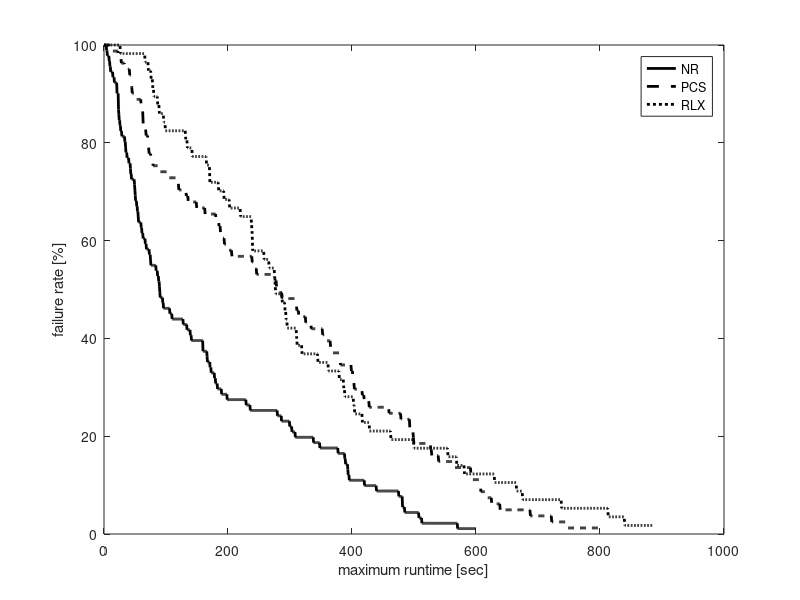

Reproduce this figure in MATLAB.
% Performance comparison between the reviewed methods for planning with PRM.
% The experiment is in one scene with obstacles where the start and goal configurations
% are:
% State c_start = {0.5236, 1.74753, -1.8326, -1.4835,	1.5708,	0, 1.004278, 0.2729, 0.9486, -1.15011, 1.81001, -1.97739};
% State c_goal = {0.5236, 0.349.007, 0.69813, -1.3963, 1.5708, 0, 0.7096, 1.8032, -1.7061, -1.6286, 1.9143, -2.0155}; // Robot 2 no backflip - Elbow down
% This while benchmarking the maximum step distance.
% With joint limits of the ABB robots.
% last updated: 10/04/17

clear all
clc

%%
D1 = load('Benchmark_PRM_GD_3poles_rB.txt');
% D1 = D1(D1(:,2)==1,:);
D1 = D1(:,2:end);

D2 = [load('Benchmark_PRM_PCS_3poles_rB.txt')];
% D2 = D2(D2(:,2)==1,:);
D2 = D2(:,2:end);

% D3 = load('Benchmark_PRM_RLX_eps5_3poles_rB.txt'); 
% % D3 = D3(D3(:,2)==1,:);
% D3 = D3(:,2:end);
% 
D4 = load('Benchmark_PRM_SG_3poles_rB.txt'); 
D4 = D4(D4(:,2)==1,:);
D4 = D4(:,2:end);

%% GD
suc = D1(:,1)==1;

D = D1;
disp('------------------------------------');
disp('GD:');
disp(['Results of ' num2str(size(D,1)) ' queries.']);
disp(['Avg. runtime: ' num2str(mean(D(:,3)))  ' +/- ' num2str(std(D(:,3))/sqrt(size(D,1))) ' sec ']);
disp(['Min. runtime: ' num2str(min(D(:,3))) ' sec ']);
disp(['Avg. nodes in path: ' num2str(floor(mean(D(:,9)))) ]);
disp(['Avg. nodes in trees: ' num2str(floor(mean(D(:,10)))) ]);
disp(['Avg. number of projections: ' num2str(floor(mean(D(:,4)))) ]);
disp(['Avg. local-connection time: ' num2str(mean(D(:,11)./D(:,12))*1e3)  ' +/- ' num2str(std(D(:,11)./D(:,12))/sqrt(size(D,1))*1e3) ' msec ']);
disp(['Avg. total local-connection time: ' num2str(mean(D(:,11)))  ' +/- ' num2str(std(D(:,11))/sqrt(size(D,1))) ' sec ']);
disp(['Avg. number of local connection checks: ' num2str(mean(D(:,12)))]);
disp(['Local connection success rate: ' num2str(100*mean(D(:,13)./D(:,12))) '%.']);
disp(['Local connection checks per sec: ' num2str(mean(D(:,12)./D(:,3)))]);
disp(['Avg. collision check time: ' num2str(mean(D(:,7))) ' sec.']);
disp(['Avg. sampling time: ' num2str(mean(D(:,14)))  ' +/- ' num2str(std(D(:,14))/sqrt(size(D,1))) ' sec ']);
disp(['Avg. number of samples: ' num2str(mean(D(:,15)+D(:,16)))]);
disp(['Avg. number of successful samples: ' num2str(mean(D(:,15)))]);
disp(['Sampling fail rate: ' num2str(100-100*mean(D(:,15)./(D(:,15)+D(:,16)))) '%.']);

t = D(:,3);
maxT = max(t);
T = linspace(0,maxT,1000);
for i = 2:length(T)
    s = t < T(i);
    M(i) = 1-sum(s)/length(t);
end
M(1) = 1;
T1 = T;
M1 = M;

%% PCS
suc = D2(:,1)==1;

D = D2;
disp('------------------------------------');
disp('PCS:');
disp(['Results of ' num2str(size(D,1)) ' queries.']);
disp(['Avg. runtime: ' num2str(mean(D(:,3)))  ' +/- ' num2str(std(D(:,3))/sqrt(size(D,1))) ' sec ']);
disp(['Min. runtime: ' num2str(min(D(:,3))) ' sec ']);
disp(['Avg. nodes in path: ' num2str(floor(mean(D(:,9)))) ]);
disp(['Avg. nodes in trees: ' num2str(floor(mean(D(:,10)))) ]);
disp(['Avg. number of projections: ' num2str(floor(mean(D(:,4)))) ]);
disp(['Avg. local-connection time: ' num2str(mean(D(:,11)./D(:,12))*1e3)  ' +/- ' num2str(std(D(:,11)./D(:,12))/sqrt(size(D,1))*1e3) ' msec ']);
disp(['Avg. total local-connection time: ' num2str(mean(D(:,11)))  ' +/- ' num2str(std(D(:,11))/sqrt(size(D,1))) ' sec ']);
disp(['Avg. number of local connection checks: ' num2str(mean(D(:,12)))]);
disp(['Local connection success rate: ' num2str(100*mean(D(:,13)./D(:,12))) '%.']);
disp(['Local connection checks per sec: ' num2str(mean(D(:,12)./D(:,3)))]);
disp(['Avg. collision check time: ' num2str(mean(D(:,7))) ' sec.']);
disp(['Avg. sampling time: ' num2str(mean(D(:,14)))  ' +/- ' num2str(std(D(:,14))/sqrt(size(D,1))) ' sec ']);
disp(['Avg. number of samples: ' num2str(mean(D(:,15)+D(:,16)))]);
disp(['Avg. number of successful samples: ' num2str(mean(D(:,15)))]);
disp(['Sampling fail rate: ' num2str(100-100*mean(D(:,15)./(D(:,15)+D(:,16)))) '%.']);

t = D(:,3);
maxT = max(t);
T = linspace(0,maxT,1000);
for i = 2:length(T)
    s = t < T(i);
    M(i) = 1-sum(s)/length(t);
end
M(1) = 1;
T2 = T;
M2 = M;

%% RLX
% suc = D3(:,1)==1;
% 
% D = D2;
% disp('------------------------------------');
% disp('RLX:');
% disp(['Results of ' num2str(size(D,1)) ' queries.']);
% disp(['Avg. runtime: ' num2str(mean(D(:,3)))  ' +/- ' num2str(std(D(:,3))/sqrt(size(D,1))) ' sec ']);
% disp(['Min. runtime: ' num2str(min(D(:,3))) ' msec ']);
% disp(['Avg. nodes in path: ' num2str(floor(mean(D(:,9)))) ]);
% disp(['Avg. nodes in trees: ' num2str(floor(mean(D(:,10)))) ]);
% disp(['Avg. number of projections: ' num2str(floor(mean(D(:,4)))) ]);
% disp(['Avg. local-connection time: ' num2str(mean(D(:,11)./D(:,12))*1e3)  ' +/- ' num2str(std(D(:,11)./D(:,12))/sqrt(size(D,1))*1e3) ' msec ']);
% disp(['Avg. total local-connection time: ' num2str(mean(D(:,11)))  ' +/- ' num2str(std(D(:,11))/sqrt(size(D,1))) ' sec ']);
% disp(['Avg. number of local connection checks: ' num2str(mean(D(:,12)))]);
% disp(['Local connection success rate: ' num2str(100*mean(D(:,13)./D(:,12))) '%.']);
% disp(['Local connection checks per sec: ' num2str(mean(D(:,12)./D(:,3)))]);
% disp(['Avg. collision check time: ' num2str(mean(D(:,7))) ' sec.']);
% disp(['Avg. sampling time: ' num2str(mean(D(:,14)))  ' +/- ' num2str(std(D(:,14))/sqrt(size(D,1))) ' sec ']);
% disp(['Avg. number of samples: ' num2str(mean(D(:,15)+D(:,16)))]);
% disp(['Avg. number of successful samples: ' num2str(mean(D(:,15)))]);
% disp(['Sampling fail rate: ' num2str(100-100*mean(D(:,15)./(D(:,15)+D(:,16)))) '%.']);
% 
% t = D(:,3);
% maxT = max(t);
% T = linspace(0,maxT,1000);
% for i = 2:length(T)
%     s = t < T(i);
%     M(i) = 1-sum(s)/length(t);
% end
% M(1) = 1;
% T3 = T;
% M3 = M;
% 
%% RSS
suc = D4(:,1)==1;

D = D4;
disp('------------------------------------');
disp('RSS:');
disp(['Results of ' num2str(size(D,1)) ' queries.']);
disp(['Avg. runtime: ' num2str(mean(D(:,3)))  ' +/- ' num2str(std(D(:,3))/sqrt(size(D,1))) ' sec ']);
disp(['Min. runtime: ' num2str(min(D(:,3))) ' msec ']);
disp(['Avg. nodes in path: ' num2str(floor(mean(D(:,9)))) ]);
disp(['Avg. nodes in trees: ' num2str(floor(mean(D(:,10)))) ]);
disp(['Avg. number of projections: ' num2str(floor(mean(D(:,4)))) ]);
disp(['Avg. local-connection time: ' num2str(mean(D(:,11)./D(:,12))*1e3)  ' +/- ' num2str(std(D(:,11)./D(:,12))/sqrt(size(D,1))*1e3) ' msec ']);
disp(['Avg. total local-connection time: ' num2str(mean(D(:,11)))  ' +/- ' num2str(std(D(:,11))/sqrt(size(D,1))) ' sec ']);
disp(['Avg. number of local connection checks: ' num2str(mean(D(:,12)))]);
disp(['Local connection success rate: ' num2str(100*mean(D(:,13)./D(:,12))) '%.']);
disp(['Local connection checks per sec: ' num2str(mean(D(:,12)./D(:,3)))]);
disp(['Avg. collision check time: ' num2str(mean(D(:,7))) ' sec.']);
disp(['Avg. sampling time: ' num2str(mean(D(:,14)))  ' +/- ' num2str(std(D(:,14))/sqrt(size(D,1))) ' sec ']);
disp(['Avg. number of samples: ' num2str(mean(D(:,15)+D(:,16)))]);
disp(['Avg. number of successful samples: ' num2str(mean(D(:,15)))]);
disp(['Sampling fail rate: ' num2str(100-100*mean(D(:,15)./(D(:,15)+D(:,16)))) '%.']);

t = D(:,3);
maxT = max(t);
T = linspace(0,maxT,1000);
for i = 2:length(T)
    s = t < T(i);
    M(i) = 1-sum(s)/length(t);
end
M(1) = 1;
T4 = T;
M4 = M;

%%
%%
h = figure(2);
clf
plot(T1,M1*100,'-k','linewidth',2);
hold on
plot(T2,M2*100,'--k','linewidth',2);
% plot(T3,M3*100,':k','linewidth',2);
plot(T4,M4*100,':k','linewidth',2);
hold off
xlabel('maximum runtime [sec]');
ylabel('failure rate [%]');
legend('NR','PCS','RLX','RSS');
% xlim([0 max([T1 T2 T3 T4])]);
